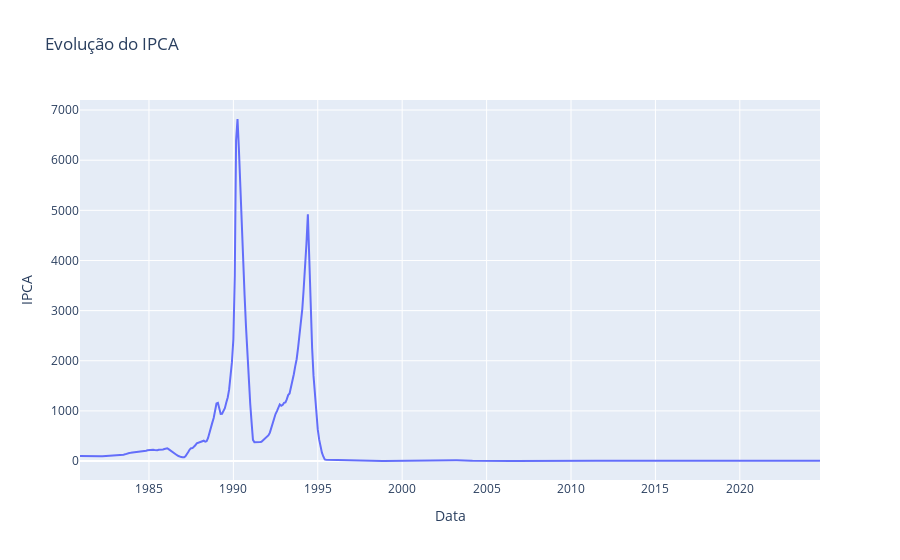

This figure's notebook cell:
### Code cell
fig = px.line(dados_ipca, x='data', y='ipca', title='Evolução do IPCA',
              labels={'data':'Data', 'ipca':'IPCA'},
              )

fig.show()

### Figure 1 — Plotly figure (JSON) as saved in the notebook; plotly's stock layout.template omitted (floating-point values rounded to 4 significant figures; data arrays with more than 128 entries replaced by an {"elided": "..."} marker saying what was removed)
{"data": [{"hovertemplate": "Data=%{x}<br>IPCA=%{y}<extra></extra>", "legendgroup": "", "line": {"color": "#636efa", "dash": "solid"}, "marker": {"symbol": "circle"}, "mode": "lines", "name": "", "orientation": "v", "showlegend": false, "type": "scatter", "x": {"elided": "527 str values"}, "xaxis": "x", "y": {"elided": "527 float values"}, "yaxis": "y"}], "layout": {"legend": {"tracegroupgap": 0}, "title": {"text": "Evolução do IPCA"}, "xaxis": {"anchor": "y", "domain": [0, 1], "title": {"text": "Data"}}, "yaxis": {"anchor": "x", "domain": [0, 1], "title": {"text": "IPCA"}}}}
